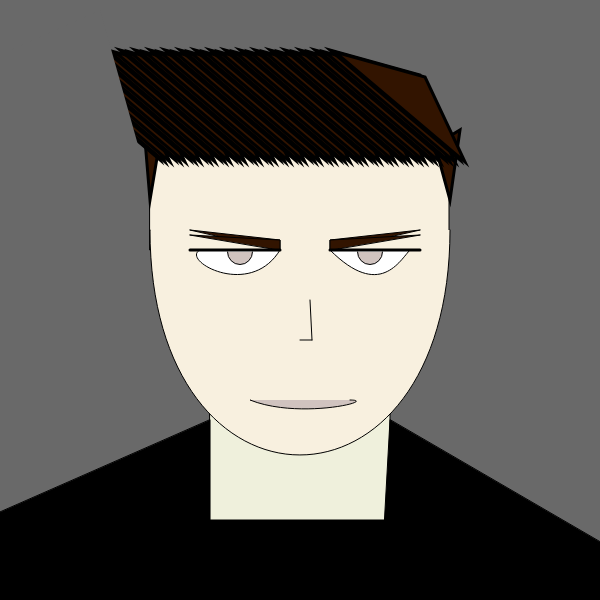
Frame 1 (no input)
Frame 60 (no input): identical to frame 1, image omitted
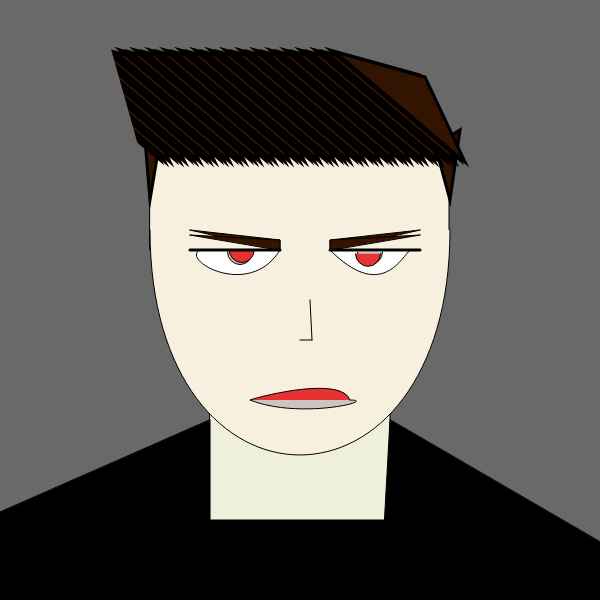
Frame 120 (the mouse pressed at the canvas centre since frame 60)

The p5.js sketch that drew these frames (run headless with seeded random() and noise() and a simulated clock; from frame 60 on, the mouse is pressed at the canvas centre):

// p5.js sketch
// ── sketch.js
function setup() {
  createCanvas(600, 600);
}

let click = 0;

function draw() {
  background(105,105,105);
  
  body();
  face();
  hair();
  
}

function mousePressed(){
  if(click==0) click++;
  else if (click!=0) click--;
}

function face(){
  strokeWeight(1);
  fill(248,240,223);
  
  rect(150,150,299,100);
  
  x = 30;
  bezier(150, 200+x, 150, 500+x, 450, 500+x, 450, 200+x);  // face shape
  fill(255,255,255);
  bezier(200, 250, 180, 260, 250, 300, 280, 250);
  
  y = -20;
  bezier(350+y, 250, 380, 300, 400, 260, 430+y, 250);
  
  strokeWeight(1);
  
  // eyes
  //ellipse(240, 255, 25, 25)
  fill(208, 195, 191);
  arc(240, 252, 25, 25, 0, PI);
  arc(240+130, 252, 25, 25, 0, PI);
  
  //nose
  line(310, 300, 312, 340);
  line(300, 340, 312, 340);
  
  // on click change mouth
  z = 0;
  y = 0;
  
  bezier(250, 400, 300+z, 420+z, 380+z, 400+z, 350, 400);
  //random(-50,50);
  
  if(click!=0){
    fill(230, 50, 50);
    z = random(-50,50);
    y = random(-50,50);
    bezier(250, 400, 300+z, 420+y, 380+z, 400+y, 350, 400);
    
    a = random(-2,2);
    b = random(-2,2);
    arc(240+a, 252+b, 25, 25, 0, PI);
    arc(240+130+b, 252+a, 25, 25, 0, PI);
  }


}

function hair(){
  fill(50, 20, 0)
  
  // left eyebrow
  triangle(280, 250, 280, 240, 190, 230);
  triangle(280, 250, 280, 240, 190, 235);
  strokeWeight(3);
  line(280, 250, 190, 250)
  
  strokeWeight(1);
  // right eyebrow
  triangle(330, 250, 330, 240, 420, 230);
  triangle(330, 250, 330, 240, 420, 235);
  strokeWeight(3);
  line(330, 250, 420, 250)
  
  // hair
  triangle(145, 140, 160, 140, 150, 200);
  x = 300;
  triangle(135+x, 145, 160+x, 130, 150+x, 200);
  
  z = 0
  for(i=0; i<310; i=i+5){
    if(i%5) z = 5
    else if(i%15) z = 2
    else z = 0
    triangle(120+i, 75+z, 160+i, 160+z, 30+i, 50+z);
  }
  
  strokeWeight(0);
  fill(105,105,105);
  triangle(10, 50, 100, 10, 145, 170);
  
  fill(50, 20, 0)
  strokeWeight(3);
  
  
  //triangle(240, 75, 280, 160, 150, 50);

}

function body(){
  strokeWeight(1);
  fill(239,240,220);
  rect(210, 300, 180, 250);
  
  fill(0);
  triangle(210, 420, 210, 600, -200, 600);
  triangle(390, 420, 380, 600, 700, 600);
  rect(210, 520, 200, 200);


}
